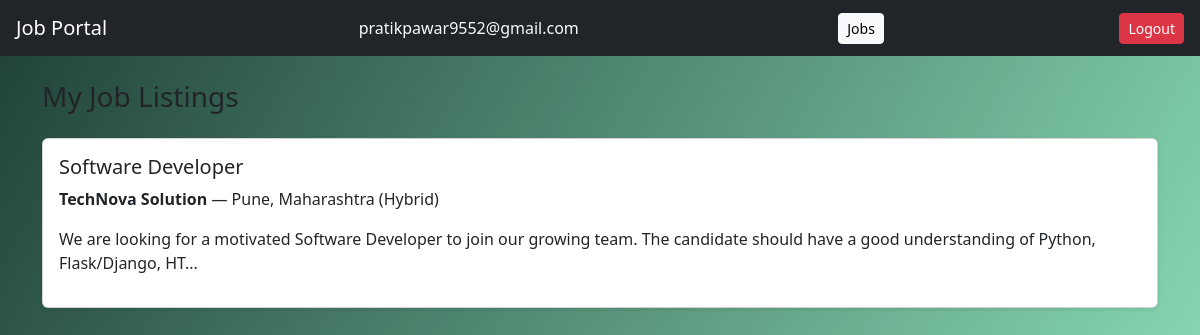
Page /my-jobs (signed in) on the committed database.
### models.py (models this page shows)
class User(UserMixin, db.Model):
    id = db.Column(db.Integer, primary_key=True)
    username = db.Column(db.String(150), nullable=False)
    email = db.Column(db.String(150), unique=True, nullable=False)
    password = db.Column(db.String(200), nullable=False)
    role = db.Column(db.String(20), nullable=False)  # jobseeker / employer

class Job(db.Model):
    id = db.Column(db.Integer, primary_key=True)
    title = db.Column(db.String(200), nullable=False)
    description = db.Column(db.Text, nullable=False)
    company = db.Column(db.String(150), nullable=False)
    location = db.Column(db.String(100), nullable=False)
    salary = db.Column(db.String(50))
    posted_by = db.Column(db.Integer, db.ForeignKey('user.id'))
    created_at = db.Column(db.DateTime, default=datetime.utcnow)

### app.py (the view)
@app.route('/my-jobs')
@login_required
def my_jobs():
    if current_user.role != 'employer':
        flash('Access denied.', 'danger')
        return redirect(url_for('dashboard'))
    jobs = Job.query.filter_by(posted_by=current_user.id).all()
    return render_template('my_jobs.html', jobs=jobs)

### app.py (called while the page is built)
@login_manager.user_loader
def load_user(user_id):
    return User.query.get(int(user_id))

### templates/my_jobs.html
{% extends 'base.html' %}
{% block content %}
<h3 class="mb-4">My Job Listings</h3>
{% if jobs %}
    {% for job in jobs %}
        <div class="card mb-3 shadow-sm">
            <div class="card-body">
                <h5>{{ job.title }}</h5>
                <p><strong>{{ job.company }}</strong> — {{ job.location }}</p>
                <p>{{ job.description[:150] }}...</p>
            </div>
        </div>
    {% endfor %}
{% else %}
    <p>No jobs posted yet.</p>
{% endif %}
{% endblock %}

### templates/base.html (shortened to what this page needs)
<!DOCTYPE html>
<html lang="en">
<head>
    <link href="https://cdn.jsdelivr.net/npm/bootstrap@5.3.0/dist/css/bootstrap.min.css" rel="stylesheet">
    <link rel="stylesheet" href="{{ url_for('static', filename='css/style.css') }}">
</head>
<body>
<nav class="navbar navbar-dark bg-dark px-3">
    <a class="navbar-brand" href="{{ url_for('dashboard') }}">Job Portal</a>
    {% if current_user.is_authenticated %}
        <span class="text-light me-3">
            {{ current_user.username }}
        </span>
        <a href="{{ url_for('jobs') }}" class="btn btn-sm btn-light ms-2">
    Jobs
</a>
        <a href="{{ url_for('logout') }}" class="btn btn-sm btn-danger">
            Logout
        </a>
    {% endif %}
</nav>
<div class="container mt-4">
    {% block content %}{% endblock %}
</div>
</body>
</html>

### static/css/style.css (style rules this page uses)
body { background: linear-gradient(120deg, #1f4037, #99f2c8); min-height: 100vh; font-family: 'Segoe UI', sans-serif; }

### rows in the picture
User: username "pratikpawar9552@gmail.com"
Job: title "Software Developer", company "TechNova Solution", location "Pune, Maharashtra (Hybrid)", description "We are looking for a motivated Software Developer to join our growing team. The candidate should have a good understanding of Python, Flask/Django, HT"
